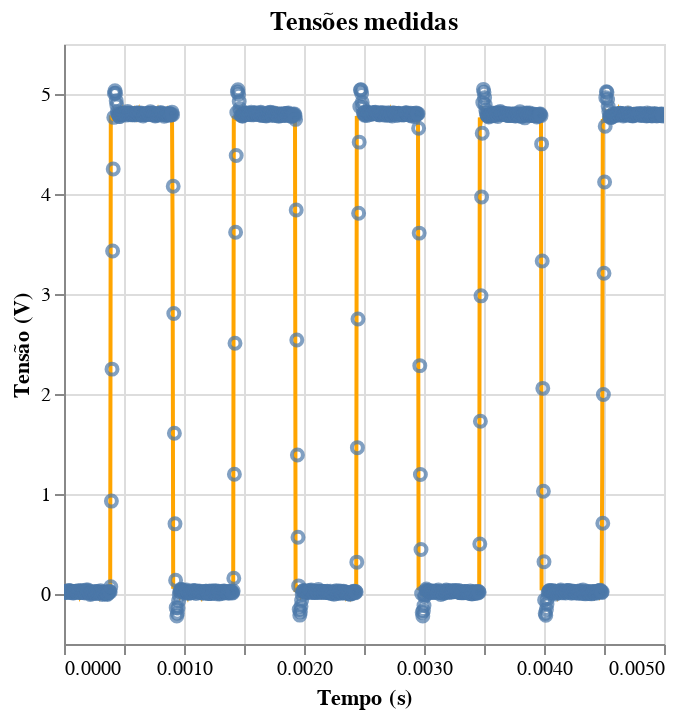

This figure's notebook cell:
### Markdown cell above
### Visualização inicial dos dados

### Code cell
p4c_CH1V = alt.Chart(p4c_data).mark_line(color='orange').encode(
    x = "Time(s)",
    y = "CH1V",
    tooltip = "Time(s)"
).interactive()

p4c_CH2V = alt.Chart(p4c_data).mark_point().encode(
    x = alt.X("Time(s)", title="Tempo (s)"),
    y = alt.Y("CH2V", title="Tensão (V)"),
    tooltip = "Time(s)"
).properties(title='Tensões medidas').interactive()

p4c_chart = p4c_CH1V + p4c_CH2V
p4c_chart

### Figure 1 — Vega-Lite specification as saved in the notebook (floating-point values rounded to 4 significant figures; data arrays with more than 128 entries replaced by an {"elided": "..."} marker saying what was removed)
{"config": {"view": {"continuousWidth": 300, "continuousHeight": 300}}, "layer": [{"mark": {"type": "line", "color": "orange"}, "encoding": {"tooltip": {"field": "Time(s)", "type": "quantitative"}, "x": {"field": "Time(s)", "type": "quantitative"}, "y": {"field": "CH1V", "type": "quantitative"}}, "name": "view_13"}, {"mark": {"type": "point"}, "encoding": {"tooltip": {"field": "Time(s)", "type": "quantitative"}, "x": {"field": "Time(s)", "title": "Tempo (s)", "type": "quantitative"}, "y": {"field": "CH2V", "title": "Tensão (V)", "type": "quantitative"}}, "name": "view_14", "title": "Tensões medidas"}], "data": {"name": "data-2f46df907e2137198a61c522c8fe65be"}, "params": [{"name": "param_28", "select": {"type": "interval", "encodings": ["x", "y"]}, "bind": "scales", "views": ["view_13"]}, {"name": "param_29", "select": {"type": "interval", "encodings": ["x", "y"]}, "bind": "scales", "views": ["view_14"]}], "$schema": "https://vega.github.io/schema/vega-lite/v5.20.1.json", "datasets": {"data-2f46df907e2137198a61c522c8fe65be": {"elided": "1000 records"}}}
